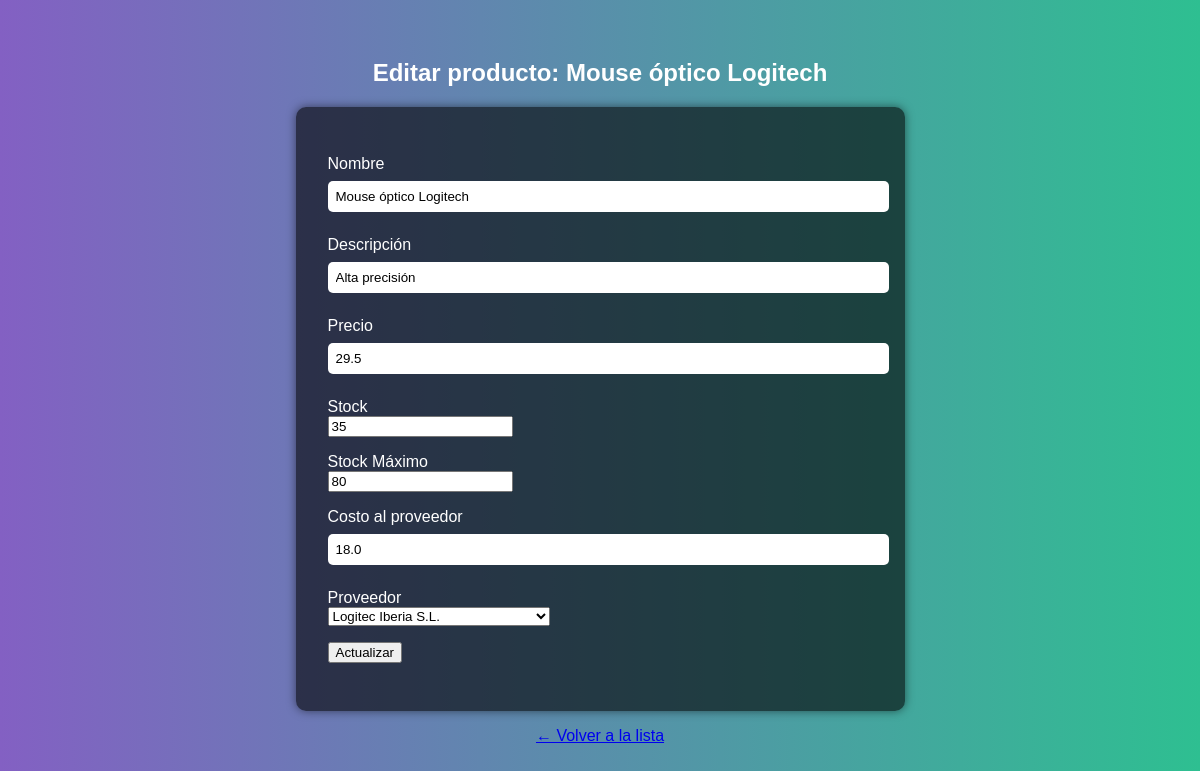
Page /editar_producto/1 (signed in) on the earlier database version.
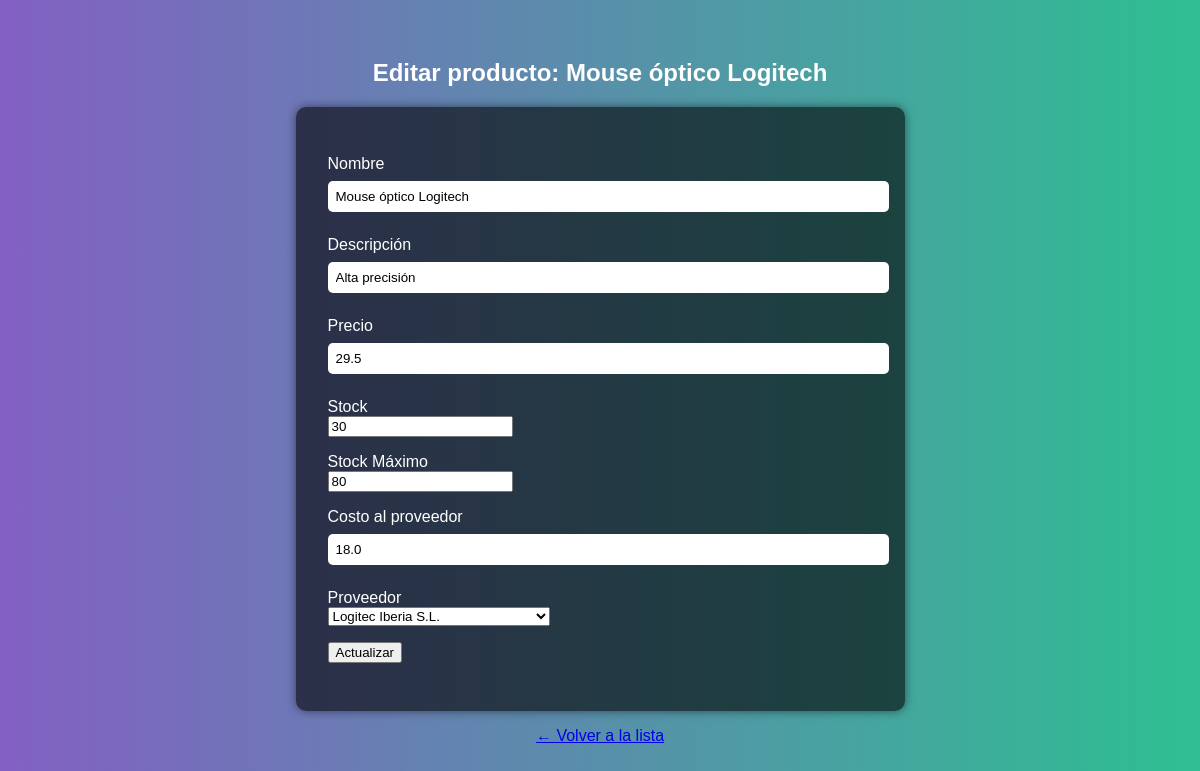
Same page on the later database version.
### app/models.py (models this page shows, shortened)
class Producto(db.Model):
    id = db.Column(db.Integer, primary_key=True)
    nombre = db.Column(db.String(100), nullable=False)
    descripcion = db.Column(db.String(200))
    precio = db.Column(db.Float, nullable=False)             # Precio de venta
    costo_proveedor = db.Column(db.Float, nullable=False)    # Costo del proveedor
    stock = db.Column(db.Integer, nullable=False)
    stock_maximo = db.Column(db.Integer, nullable=False)     # Umbral para alertas de reposicion
    proveedor_id = db.Column(db.Integer, db.ForeignKey('proveedor.id'), nullable=False)    # Relacion con proveedor
    ventas = db.relationship('Venta', backref='producto', lazy=True)      # Relacion con ventas del producto

### app/routes.py (the view, shortened to what this page needs)
@main.route('/editar_producto/<int:id>', methods=['GET', 'POST'])
@login_required
def editar_producto(id):
    if current_user.role != 'admin':
        flash('Acceso denegado')
        return redirect(url_for('main.dashboard'))
    producto = Producto.query.get_or_404(id)
    form = ProductoForm(obj=producto)  # Rellena el formulario con los datos existentes
    form.proveedor_id.choices = [(p.id, p.nombre) for p in Proveedor.query.all()]
    return render_template('editar_producto.html', form=form, producto=producto)

### app/forms.py
class ProductoForm(FlaskForm):
    nombre = StringField('Nombre', validators=[DataRequired()])
    descripcion = StringField('Descripción')
    precio = FloatField('Precio', validators=[DataRequired()])
    costo_proveedor = FloatField('Costo al proveedor', validators=[DataRequired()])
    stock = IntegerField('Stock', validators=[DataRequired()])
    stock_maximo = IntegerField('Stock Máximo', validators=[DataRequired()])
    proveedor_id = SelectField('Proveedor', coerce=int, validators=[DataRequired()])
    submit = SubmitField('Registrar Producto')

### app/templates/editar_producto.html (shortened to what this page needs)
{% extends 'base.html' %}
{% block content %}
<h2>Editar producto: {{ producto.nombre }}</h2>
<form method="POST">
  <p>{{ form.nombre.label }}<br>{{ form.nombre(size=32) }}</p>
  <p>{{ form.descripcion.label }}<br>{{ form.descripcion(size=64) }}</p>
  <p>{{ form.precio.label }}<br>{{ form.precio(step="0.01") }}</p>
  <p>{{ form.stock.label }}<br>{{ form.stock() }}</p>
  <p>{{ form.stock_maximo.label }}<br>{{ form.stock_maximo() }}</p>
  {% if current_user.role == 'admin' %}
  <p>{{ form.costo_proveedor.label }}<br>{{ form.costo_proveedor(step="0.01") }}</p>
  {% endif %}
  <p>{{ form.proveedor_id.label }}<br>{{ form.proveedor_id() }}</p>
  <p>{{ form.submit(value='Actualizar') }}</p>
</form>
<p><a href="{{ url_for('main.listar_productos') }}">← Volver a la lista</a></p>
{% endblock %}

Differences in the rows shown:
changed Producto "Mouse óptico Logitech": stock "35" → "30"
